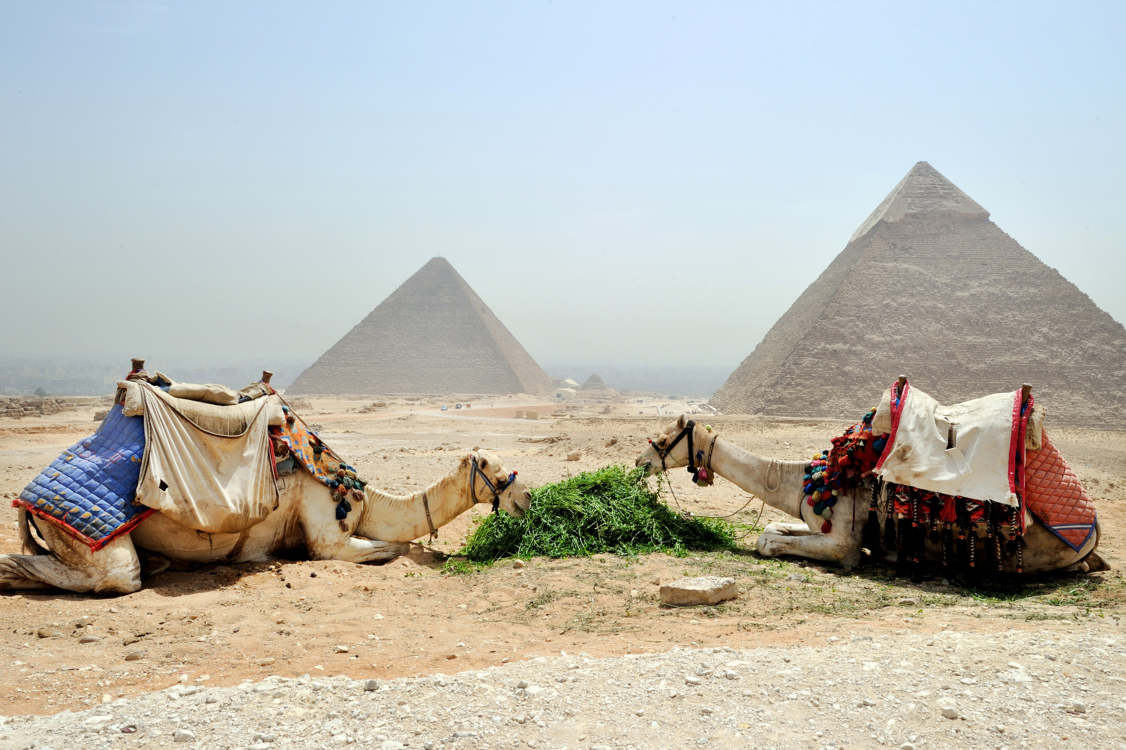
#> input picture images/camels1.jpg, 4501 x 3000 px (shown at 1/4 size)
$ jupyter execute img_diff.ipynb
#> lines starting #> are read from the running program, lines starting #| are printed output that depends on the picture; after the words box and inside, x2 and y2 are one past the last pixel; in counts of white or black regions, pixels touching at a corner belong together
[cell 1]
import cv2
import imutils
import numpy as np
from skimage import metrics
import matplotlib.pyplot as plt

[cell 2]
img1 = cv2.imread('images/camels1.jpg')
#> img1 is the input picture: shape (3000, 4501, 3); mean B, G, R 176, 184.4, 185.3
img1 = cv2.resize(img1, (600,360))
#> img1: shape (360, 600, 3)
gray1 = cv2.cvtColor(img1, cv2.COLOR_BGR2GRAY)
img_height = img1.shape[0]
#> img_height = 360
kernel = np.ones((5,5),np.uint8)

[cell 3]
img0 = img1
low_green = np.array([25, 52, 72])
high_green = np.array([102, 255, 255])
# convert BGR to HSV
imgHSV = cv2.cvtColor(img0, cv2.COLOR_BGR2HSV)
#> imgHSV: shape (360, 600, 3); mean H, S, V 56.1, 55.2, 199.2
# create the Mask
mask = cv2.inRange(imgHSV, low_green, high_green)
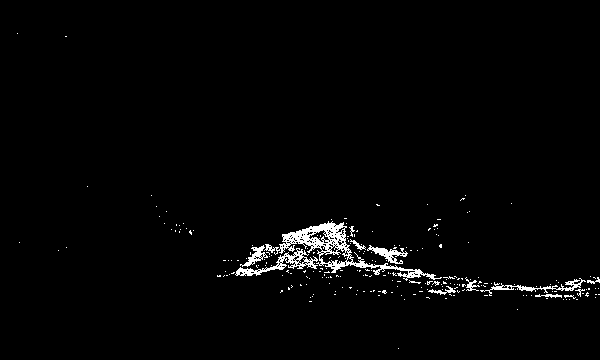
#> mask: shape (360, 600); 1.9% white in thin lines or dots, all inside (x1, y1, x2, y2) = (17, 33, 600, 349)
# inverse mask
mask = 255-mask
res = cv2.bitwise_and(img0, img0, mask=mask)
img0 = res
gray0 = cv2.cvtColor(img0, cv2.COLOR_BGR2GRAY)
cv2.imwrite('img1.png', img0)
diff0 = cv2.absdiff(gray1, gray0)
cv2.imshow("diff(img1, img0)", diff0)
thresh0 = cv2.threshold(diff0, 0, 255, cv2.THRESH_BINARY | cv2.THRESH_OTSU)[1]
cv2.imshow("Threshold", thresh0)
dilate0 = cv2.dilate(thresh0, kernel, iterations=2)
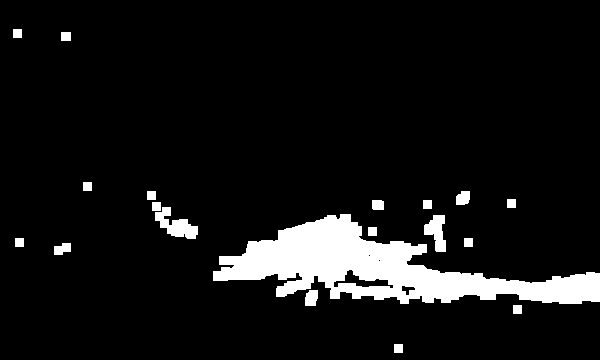
#> dilate0: shape (360, 600); 8.2% white; 19 white regions
cv2.imshow("Dilate", dilate0)
contours0 = cv2.findContours(dilate0.copy(), cv2.RETR_EXTERNAL, cv2.CHAIN_APPROX_SIMPLE)
#> contours0 = 19 contours; largest, box (x1, y1, x2, y2) and area: (213, 214, 600, 304) 14728, (155, 207, 198, 239) 592, (424, 215, 446, 252) 440, (305, 290, 318, 306) 156, (456, 191, 470, 205) 144
contours0 = imutils.grab_contours(contours0)
x = np.zeros((img_height,10,3), np.uint8)
lv0 = np.hstack((img1, x, img0))
cv2.imshow("Lv0", lv0)
for contour in contours0:
    if cv2.contourArea(contour) > 100:
        x, y, w, h = cv2.boundingRect(contour)
        #cv2.rectangle(img1, (x, y), (x+w, y+h), (0,0,255), 2)
        cv2.rectangle(img0, (x, y), (x+w, y+h), (0,0,255), 2)
#> this loop made 19 passes
#> (x, y, w, h) on passes 3, 4, 8, 9, 10, 15: (305, 290, 13, 16), (54, 243, 17, 12), (424, 215, 22, 37), (213, 214, 387, 90), (155, 207, 43, 32), (456, 191, 14, 14)
#> contour on passes 1, 2, 5, 6, 7, 11: [[394, 344], [394, 352], [402, 352], [402, 344]], [[513, 305], [513, 313], [521, 313], [521, 305]], [[464, 238], [464, 246], [472, 246], [472, 238]], [[15, 238], [15, 246], [23, 246], [23, 238]], [[368, 227], [368, 235], [376, 235], [376, 227]], [[152, 202], [152, 210], [160, 210], [160, 202]]
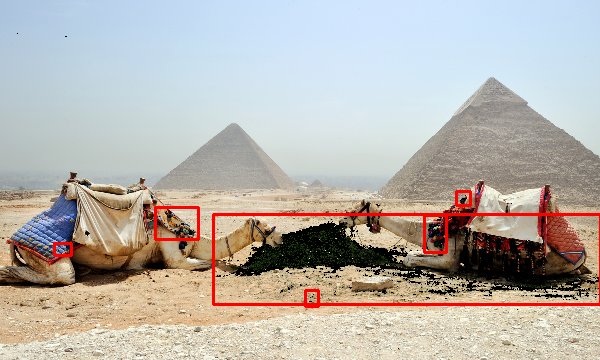
#> img0: shape (360, 600, 3); mean B, G, R 171.9, 178.6, 184
x = np.zeros((img_height,10,3), np.uint8)
result0 = np.hstack((img1, x, img0))


img2 = cv2.medianBlur(img1, 5)
erosion = cv2.erode(img2, kernel, iterations=1)
output = cv2.dilate(erosion, kernel, iterations=1)
gray2 = cv2.cvtColor(output, cv2.COLOR_BGR2GRAY)
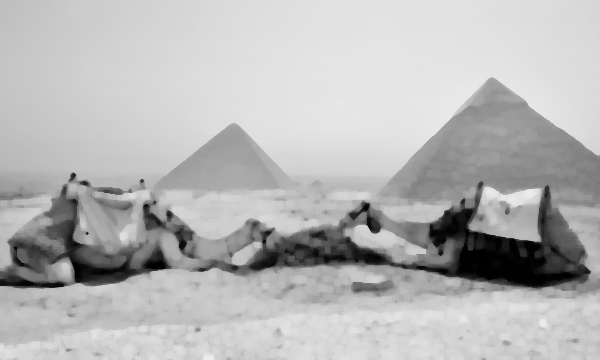
#> gray2: shape (360, 600); min 0, max 238, mean 182.7
cv2.imwrite('img2.png', output)
diff1 = cv2.absdiff(gray1, gray2)
cv2.imshow("diff(img1, output)", diff1)
thresh1 = cv2.threshold(diff1, 0, 255, cv2.THRESH_BINARY | cv2.THRESH_OTSU)[1]
#> thresh1: shape (360, 600); 11.2% white in thin lines or dots, all inside (x1, y1, x2, y2) = (0, 77, 600, 360)
cv2.imshow("Threshold", thresh1)
dilate1 = cv2.dilate(thresh1, kernel, iterations=2)
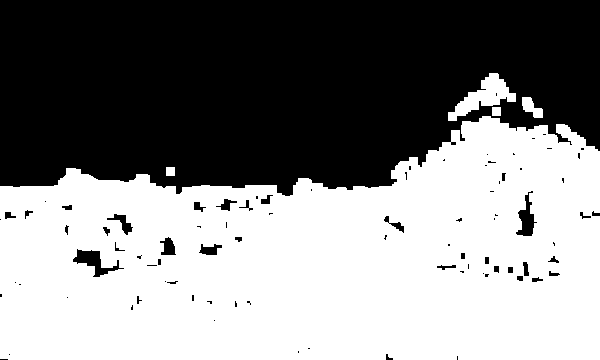
#> dilate1: shape (360, 600); 53% white; 87 black regions (55 under 20 px)
cv2.imshow("Dilate", dilate1)
contours1 = cv2.findContours(dilate1.copy(), cv2.RETR_EXTERNAL, cv2.CHAIN_APPROX_SIMPLE)
#> contours1 = 5 contours; box (x1, y1, x2, y2) and area: (0, 116, 600, 360) 114522, (448, 73, 516, 121) 1157, (522, 97, 543, 118) 216, (166, 167, 175, 176) 64, (492, 107, 501, 116) 64
contours1 = imutils.grab_contours(contours1)
x = np.zeros((img_height,10,3), np.uint8)
lv1 = np.hstack((img1, x, img2))
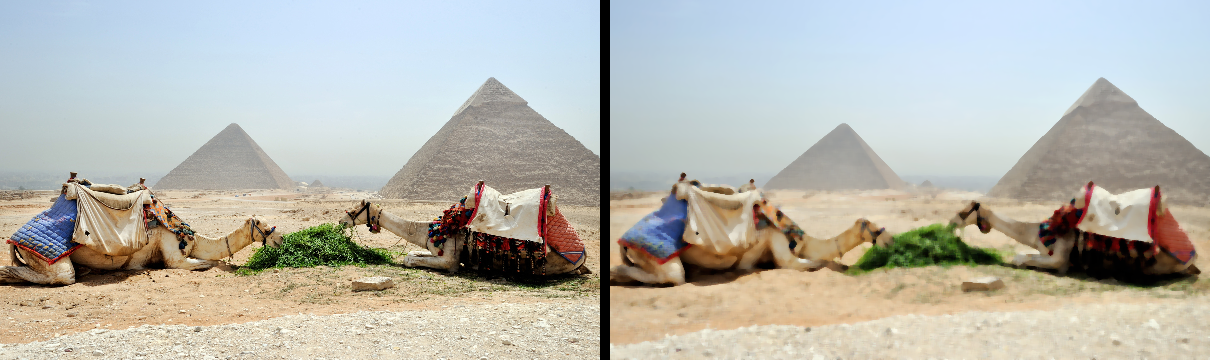
#> lv1: shape (360, 1210, 3); mean B, G, R 174.6, 183.1, 184.1
cv2.imshow("Lv1", lv1)
for contour in contours1:
    if cv2.contourArea(contour) > 100:
        x, y, w, h = cv2.boundingRect(contour)
        #cv2.rectangle(img1, (x, y), (x+w, y+h), (0,0,255), 2)
        cv2.rectangle(img2, (x, y), (x+w, y+h), (0,0,255), 2)
#> this loop made 5 passes
#> (x, y, w, h) on passes 2, 4, 5: (0, 116, 600, 244), (522, 97, 21, 21), (448, 73, 68, 48)
#> contour on passes 1, 3: [[166, 167], [166, 175], [174, 175], [174, 167]], [[492, 107], [492, 115], [500, 115], [500, 107]]
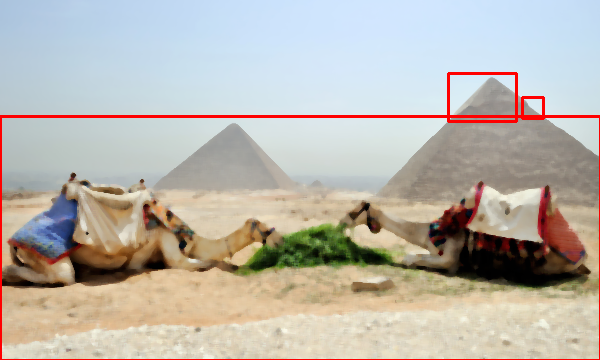
#> img2: shape (360, 600, 3); mean B, G, R 172.6, 181.2, 187.1
x = np.zeros((img_height,10,3), np.uint8)
result1 = np.hstack((img1, x, img2))

img3 = img1
img_hsv=cv2.cvtColor(img3, cv2.COLOR_BGR2HSV)
# lower mask (0-10)
lower_red = np.array([50,50,0])
upper_red = np.array([255,255,50])
mask0 = cv2.inRange(img_hsv, lower_red, upper_red)
#> mask0: shape (360, 600); 0.93% white in thin lines or dots, all inside (x1, y1, x2, y2) = (3, 178, 583, 288)
# upper mask (170-180)
lower_red = np.array([50,50,50])
upper_red = np.array([255,255,180])
mask1 = cv2.inRange(img_hsv, lower_red, upper_red)
#> mask1: shape (360, 600); 1.1% white; 205 white regions (201 under 20 px), largest, box (x1, y1, x2, y2) and area: (14, 194, 77, 259) 1390, (538, 189, 551, 236) 209, (467, 189, 481, 225) 117, (562, 249, 584, 264) 75
# join my masks
mask = mask0+mask1

output_img = img3.copy()
output_img[np.where(mask!=0)] = [125, 50, 50]
#> output_img: shape (360, 600, 3); mean B, G, R 177.3, 184.5, 185.3
cv2.imwrite("img3.png",output_img)
img3 = output_img
gray3 = cv2.cvtColor(img3, cv2.COLOR_BGR2GRAY)
diff2 = cv2.absdiff(gray1, gray3)
cv2.imshow("diff(img1, img3)", diff2)
thresh2 = cv2.threshold(diff2, 0, 255, cv2.THRESH_BINARY | cv2.THRESH_OTSU)[1]
#> thresh2: shape (360, 600); 1.4% white in thin lines or dots, all inside (x1, y1, x2, y2) = (3, 177, 580, 351)
cv2.imshow("Threshold", thresh2)
dilate2 = cv2.dilate(thresh2, kernel, iterations=2)
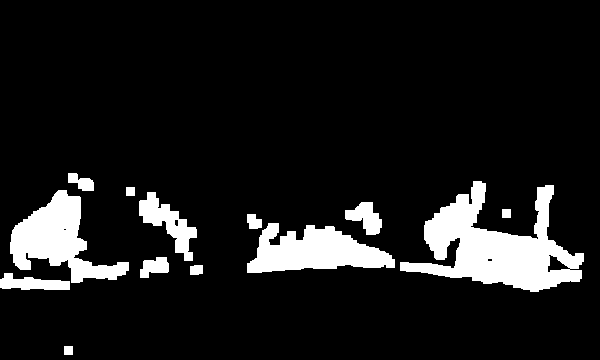
#> dilate2: shape (360, 600); 10.6% white; 13 white regions
cv2.imshow("Dilate", dilate2)
contours2 = cv2.findContours(dilate2.copy(), cv2.RETR_EXTERNAL, cv2.CHAIN_APPROX_SIMPLE)
#> contours2 = 13 contours; largest, box (x1, y1, x2, y2) and area: (400, 181, 584, 292) 9008, (10, 190, 129, 283) 4658, (247, 223, 395, 273) 4334, (139, 192, 197, 261) 1422, (0, 273, 70, 290) 676
contours2 = imutils.grab_contours(contours2)
lv2 = np.hstack((img1, x, img3))
cv2.imshow("Lv2", lv2)
for contour in contours2:
    if cv2.contourArea(contour) > 100:
        x, y, w, h = cv2.boundingRect(contour)
        #cv2.rectangle(img1, (x, y), (x+w, y+h), (0,0,255), 2)
        cv2.rectangle(img3, (x, y), (x+w, y+h), (0,0,255), 2)
#> this loop made 13 passes
#> (x, y, w, h) on passes 2, 3, 4, 5, 6, 8, 9, 10, 12, 13: (0, 273, 70, 17), (190, 265, 13, 10), (140, 257, 29, 21), (247, 223, 148, 50), (247, 214, 15, 15), (345, 202, 37, 33), (139, 192, 58, 69), (10, 190, 119, 93), (400, 181, 184, 111), (68, 173, 26, 18)
#> contour on passes 1, 7, 11: [[64, 346], [64, 354], [72, 354], [72, 346]], [[502, 209], [502, 217], [510, 217], [510, 209]], [[126, 187], [126, 195], [134, 195], [134, 187]]
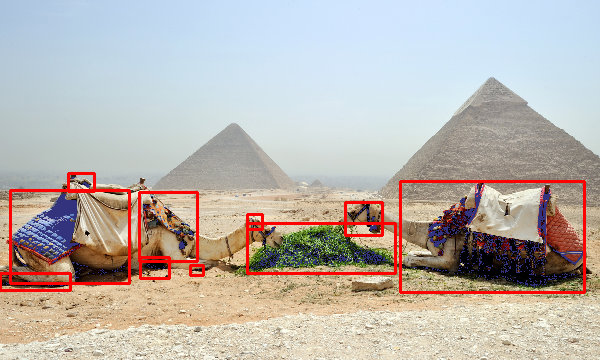
#> img3: shape (360, 600, 3); mean B, G, R 173.7, 180, 188
x = np.zeros((img_height,10,3), np.uint8)
result2 = np.hstack((img1, x, img3))
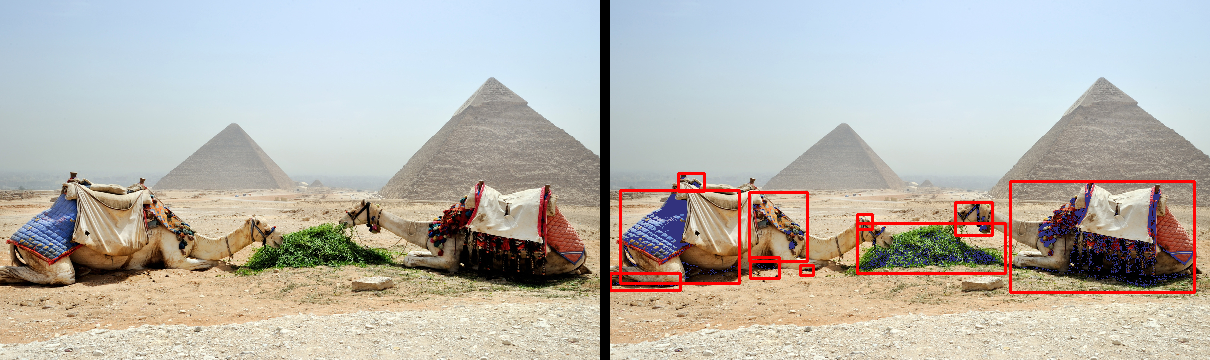
#> result2: shape (360, 1210, 3); mean B, G, R 173.4, 180.7, 185.1

cv2.imshow("Lv0 Result", result0)
cv2.imshow("Lv1 Result", result1)
cv2.imshow("Lv2 Result", result2)

cv2.waitKey(0)
cv2.destroyAllWindows()
